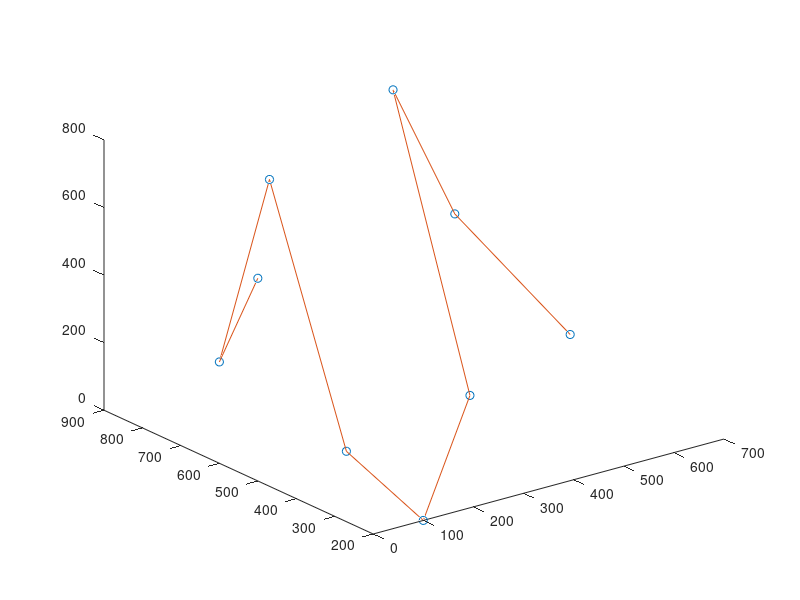

The MATLAB script that drew this image:
noOfFlights = 9;
noOfDimentions = 3;
goal = zeros(noOfFlights,noOfDimentions);

for i = 1:noOfFlights
    goal(i,:) = floor(rand(1,3)*10)*100;
end
goalOrigin = goal;
goalSortedByX = sortrows(goal,1);

plot3(goalSortedByX(:,1),goalSortedByX(:,2),goalSortedByX(:,3),'o')
hold on
plot3(goalSortedByX(:,1),goalSortedByX(:,2),goalSortedByX(:,3),'-')

